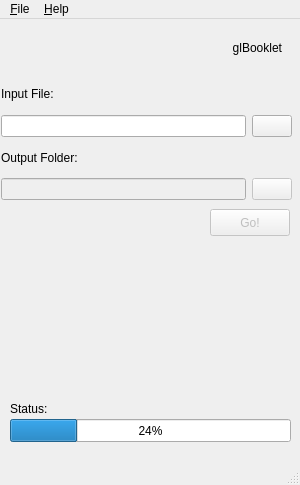
<?xml version="1.0" encoding="UTF-8"?>
<ui version="4.0">
 <class>MainWindow</class>
 <widget class="QMainWindow" name="MainWindow">
  <property name="windowModality">
   <enum>Qt::WindowModal</enum>
  </property>
  <property name="geometry">
   <rect>
    <x>0</x>
    <y>0</y>
    <width>300</width>
    <height>485</height>
   </rect>
  </property>
  <property name="sizePolicy">
   <sizepolicy hsizetype="Fixed" vsizetype="Fixed">
    <horstretch>0</horstretch>
    <verstretch>0</verstretch>
   </sizepolicy>
  </property>
  <property name="minimumSize">
   <size>
    <width>300</width>
    <height>485</height>
   </size>
  </property>
  <property name="maximumSize">
   <size>
    <width>300</width>
    <height>485</height>
   </size>
  </property>
  <property name="windowTitle">
   <string>galloBooklet</string>
  </property>
  <property name="windowIcon">
   <iconset>
    <normaloff>:/images/images/logo.png</normaloff>:/images/images/logo.png</iconset>
  </property>
  <widget class="QWidget" name="centralwidget">
   <widget class="QPushButton" name="go_button">
    <property name="enabled">
     <bool>false</bool>
    </property>
    <property name="geometry">
     <rect>
      <x>210</x>
      <y>190</y>
      <width>80</width>
      <height>27</height>
     </rect>
    </property>
    <property name="text">
     <string>Go!</string>
    </property>
   </widget>
   <widget class="QLabel" name="progress_bar_label">
    <property name="geometry">
     <rect>
      <x>10</x>
      <y>380</y>
      <width>63</width>
      <height>19</height>
     </rect>
    </property>
    <property name="text">
     <string>Status:</string>
    </property>
   </widget>
   <widget class="QProgressBar" name="progress_bar">
    <property name="geometry">
     <rect>
      <x>10</x>
      <y>400</y>
      <width>281</width>
      <height>23</height>
     </rect>
    </property>
    <property name="value">
     <number>24</number>
    </property>
   </widget>
   <widget class="QWidget" name="layoutWidget">
    <property name="geometry">
     <rect>
      <x>1</x>
      <y>60</y>
      <width>291</width>
      <height>121</height>
     </rect>
    </property>
    <layout class="QGridLayout" name="grid_layout">
     <item row="0" column="0">
      <widget class="QLabel" name="input_file_label">
       <property name="text">
        <string>Input File:</string>
       </property>
      </widget>
     </item>
     <item row="1" column="0">
      <widget class="QLineEdit" name="selected_file"/>
     </item>
     <item row="1" column="1">
      <widget class="QPushButton" name="select_file">
       <property name="text">
        <string/>
       </property>
       <property name="icon">
        <iconset resource="mainwindow.qrc">
         <normaloff>:/resources/images/document-import.svg</normaloff>:/resources/images/document-import.svg</iconset>
       </property>
      </widget>
     </item>
     <item row="2" column="0">
      <widget class="QLabel" name="output_dir_label">
       <property name="text">
        <string>Output Folder:</string>
       </property>
      </widget>
     </item>
     <item row="3" column="0">
      <widget class="QLineEdit" name="selected_dir">
       <property name="enabled">
        <bool>false</bool>
       </property>
      </widget>
     </item>
     <item row="3" column="1">
      <widget class="QPushButton" name="select_dir">
       <property name="enabled">
        <bool>false</bool>
       </property>
       <property name="text">
        <string/>
       </property>
       <property name="icon">
        <iconset resource="mainwindow.qrc">
         <normaloff>:/resources/images/document-export.svg</normaloff>:/resources/images/document-export.svg</iconset>
       </property>
      </widget>
     </item>
    </layout>
   </widget>
   <widget class="QLabel" name="label">
    <property name="geometry">
     <rect>
      <x>0</x>
      <y>10</y>
      <width>282</width>
      <height>38</height>
     </rect>
    </property>
    <property name="styleSheet">
     <string notr="true">font: 75 20pt &quot;Open Sans&quot;;
image: url(:/resources/images/logo32x32.png);</string>
    </property>
    <property name="text">
     <string>glBooklet</string>
    </property>
    <property name="alignment">
     <set>Qt::AlignRight|Qt::AlignTrailing|Qt::AlignVCenter</set>
    </property>
   </widget>
  </widget>
  <widget class="QMenuBar" name="menubar">
   <property name="geometry">
    <rect>
     <x>0</x>
     <y>0</y>
     <width>300</width>
     <height>23</height>
    </rect>
   </property>
   <property name="styleSheet">
    <string notr="true">);</string>
   </property>
   <widget class="QMenu" name="menuFile">
    <property name="title">
     <string>&amp;File</string>
    </property>
    <addaction name="action_exit"/>
   </widget>
   <widget class="QMenu" name="menuHelp">
    <property name="title">
     <string>&amp;Help</string>
    </property>
    <addaction name="action_manual"/>
    <addaction name="action_donate"/>
    <addaction name="action_about"/>
   </widget>
   <addaction name="menuFile"/>
   <addaction name="menuHelp"/>
  </widget>
  <widget class="QStatusBar" name="statusbar"/>
  <action name="action_exit">
   <property name="icon">
    <iconset resource="mainwindow.qrc">
     <normaloff>:/resources/images/application-exit.svg</normaloff>:/resources/images/application-exit.svg</iconset>
   </property>
   <property name="text">
    <string>&amp;Exit</string>
   </property>
   <property name="toolTip">
    <string>&amp;Exit</string>
   </property>
  </action>
  <action name="action_manual">
   <property name="icon">
    <iconset resource="mainwindow.qrc">
     <normaloff>:/resources/images/help-about.svg</normaloff>:/resources/images/help-about.svg</iconset>
   </property>
   <property name="text">
    <string>&amp;Manual</string>
   </property>
  </action>
  <action name="action_donate">
   <property name="icon">
    <iconset resource="mainwindow.qrc">
     <normaloff>:/resources/images/help-donate.svg</normaloff>:/resources/images/help-donate.svg</iconset>
   </property>
   <property name="text">
    <string>&amp;Donate</string>
   </property>
  </action>
  <action name="action_about">
   <property name="icon">
    <iconset resource="mainwindow.qrc">
     <normaloff>:/resources/images/QtIcon.png</normaloff>:/resources/images/QtIcon.png</iconset>
   </property>
   <property name="text">
    <string>&amp;About</string>
   </property>
  </action>
 </widget>
 <resources>
  <include location="mainwindow.qrc"/>
 </resources>
 <connections>
  <connection>
   <sender>action_exit</sender>
   <signal>triggered()</signal>
   <receiver>MainWindow</receiver>
   <slot>close()</slot>
   <hints>
    <hint type="sourcelabel">
     <x>-1</x>
     <y>-1</y>
    </hint>
    <hint type="destinationlabel">
     <x>149</x>
     <y>242</y>
    </hint>
   </hints>
  </connection>
 </connections>
</ui>
